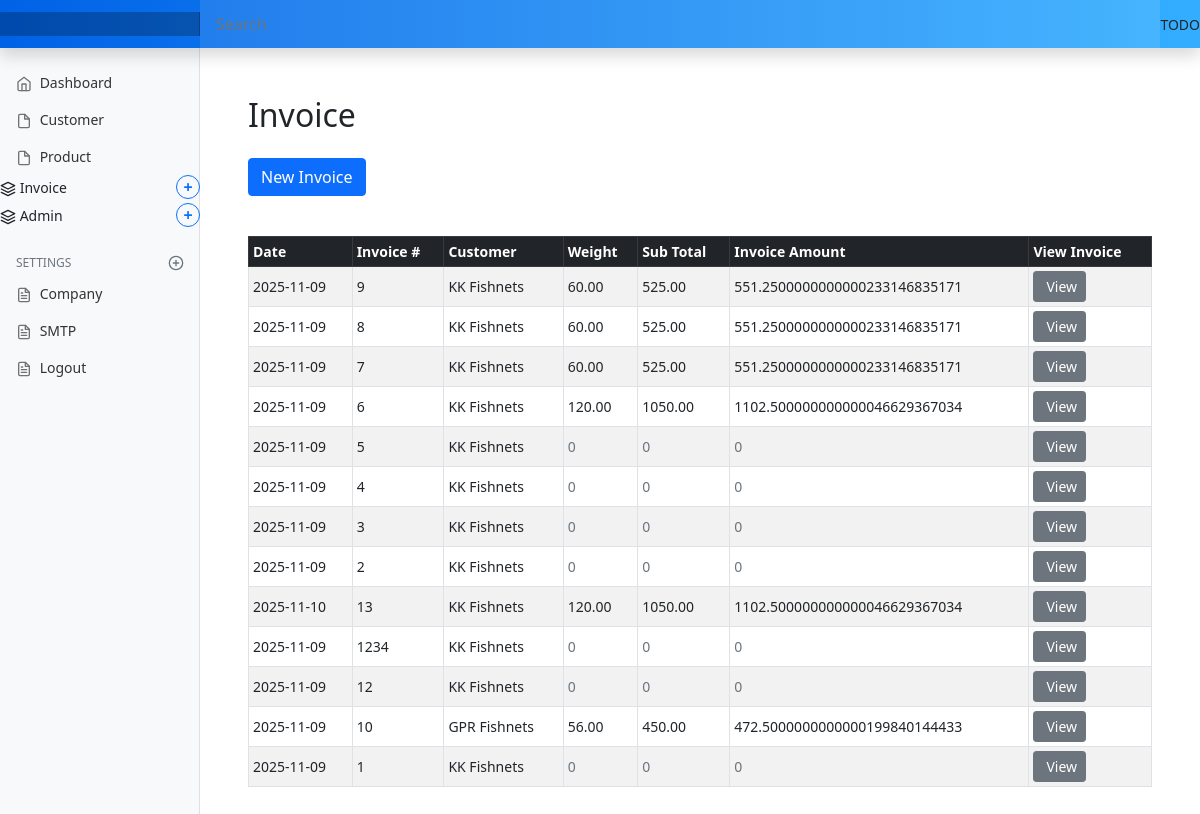
/invoice/invoice_entry, run on an earlier commit of the app's database.
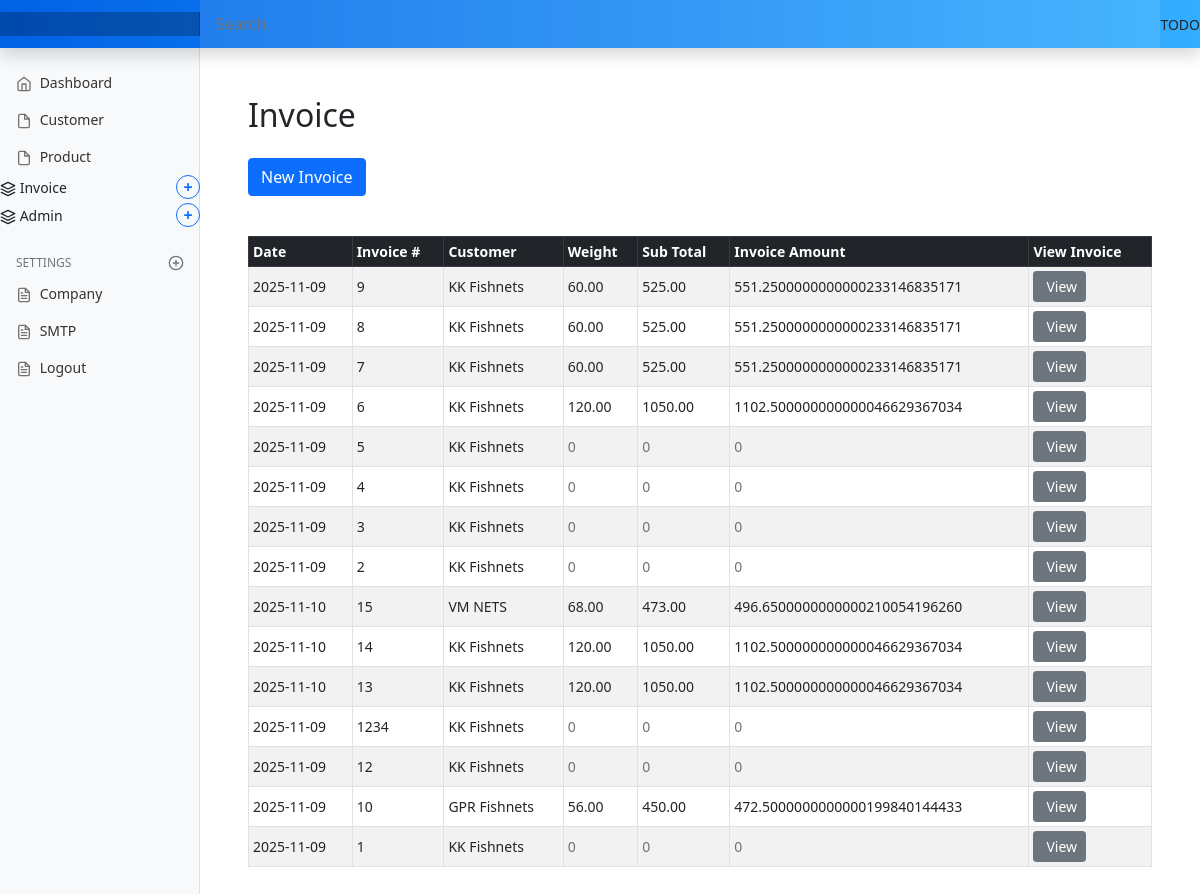
And on a later commit of the database.
### marania_invoice_app/models.py (models this page shows, shortened)
class Invoice(models.Model):
    invoice_date = models.DateField(null=True, blank=True, default=date.today)
    invoice_number = models.CharField(max_length=50, unique=True, null=True)
    customer_code = models.CharField(max_length=50, unique=False, null=True)
    customer_name = models.CharField(max_length=100, null=True)
    customer_gst = models.CharField(max_length=20, null=True, blank=True)
    customer_address_bill_to = models.TextField(null=True, blank=True)
    customer_address_ship_to = models.TextField(null=True, blank=True)
    customer_contact = models.CharField(max_length=20, null=True, blank=True)
    customer_email = models.EmailField(null=True, blank=True)
    dispatched_through = models.CharField(max_length=100, null=True, blank=True)

class InvoiceItem(models.Model):
    invoice = models.ForeignKey(
        Invoice,
        related_name='items',      # allows invoice.items.all()
        on_delete=models.CASCADE,  # deletes items if invoice is deleted
        to_field='invoice_number'  # optional: link by invoice_number instead of id
    )
    item_spec = models.CharField(max_length=200, blank=True, null=True)
    item_code = models.CharField(max_length=50, blank=True, null=True)
    item_description = models.CharField(max_length=200, blank=True, null=True)
    item_mesh_size = models.CharField(max_length=20, blank=True, null=True)
    item_mesh_depth = models.CharField(max_length=20, blank=True, null=True)
    item_quantity = models.DecimalField(max_digits=10, decimal_places=2, blank=True, null=True)
    item_price = models.DecimalField(max_digits=10, decimal_places=2, blank=True, null=True)

### marania_invoice_app/views.py (the view)
# urls.py: path('invoice_entry', views.invoice_entry, name='invoice_entry'),
def invoice_entry(request):
    Invoices = Invoice.objects.all().order_by('-invoice_number')
    Customers = Customer.objects.all()
    summary_data = invoice_summary()
    customer_codes = ['CUST001', 'CUST002', 'CUST003', 'CUST004']
    context = {'invoice_form': forms.InvoiceForm() ,'invoice_item_form':forms.InvoiceItem(),
               'invoices':Invoices, 'invoiceitems':summary_data,
               'customer_codes': customer_codes, 'customers':Customers}
    return render(request, 'marania_invoice_app/invoice_entry.html', context)

### marania_invoice_app/templatetags/dict_extras.py (called while the page is built)
@register.filter
def get_item(dictionary, key):
    return dictionary.get(key)

### templates/marania_invoice_app/invoice_entry.html (shortened to what this page needs)
{% extends 'partials/base.html' %}
{% load static %}
{% load crispy_forms_tags %}
{% block main %}
{% load dict_extras %}
<main class="col-md-9 ms-sm-auto col-lg-10 px-md-4">
  <div class="container my-5">
    <h2 class="mb-4">Invoice</h2>
    <button class="btn btn-primary mb-3" type="button" data-bs-toggle="collapse" data-bs-target="#customerForm" aria-expanded="false" aria-controls="customerForm">
      New Invoice
    </button>
    <div class="invoice-list mt-4">
      {% if invoices %}
        <div class="table-responsive">
          <table class="table table-striped table-hover table-bordered table-sm align-middle">
            <thead class="table-dark">
              <tr>
                <th scope="col">Date</th>
                <th scope="col">Invoice #</th>
                <th scope="col">Customer</th>
                <th scope="col">Weight</th>
                <th scope="col">Sub Total</th>
                <th scope="col">Invoice Amount</th>
                <th scope="col">View Invoice</th>
              </tr>
            </thead>
            <tbody>
              {% for invoice in invoices %}
                <tr>
                  <td>{{ invoice.invoice_date|date:"Y-m-d" }}</td>
                  <td>{{ invoice.invoice_number }}</td>
                  <td>{{ invoice.customer_name }}</td>
                  {% with invoice_item=invoiceitems|get_item:invoice.invoice_number %}
                    <td>
                      {% if invoice_item %}
                        {{ invoice_item.weight }}
                      {% else %}
                        <span class="text-muted">0</span>
                      {% endif %}
                    </td>
                     <td>
                      {% if invoice_item %}
                        {{ invoice_item.sub_total }}
                      {% else %}
                        <span class="text-muted">0</span>
                      {% endif %}
                    </td>
                     <td>
                      {% if invoice_item %}
                        {{ invoice_item.invoice_amount }}
                      {% else %}
                        <span class="text-muted">0</span>
                      {% endif %}
                    </td>
                  {% endwith %}
                  <td>
                    <a href="javascript:void(0);"
                      onclick="openInvoicePopup('{{ invoice.invoice_number }}')"
                      class="btn btn-sm btn-secondary d-inline-flex align-items-center">
                       View
                    </a>
                  </td>
                </tr>
              {% endfor %}
            </tbody>
          </table>
        </div>
      {% else %}
        <p class="text-muted">No invoices found.</p>
      {% endif %}
    </div>
  </div>
</main>
{% endblock %}

What changed in the data, as far as the page shows it:
added Invoice: invoice_date "2025-11-10", invoice_number "15", customer_name "VM NETS", weight "68.00", sub_total "473.00", invoice_amount "496.6500000000000210054196260"
added Invoice: invoice_date "2025-11-10", invoice_number "14", customer_name "KK Fishnets", weight "120.00", sub_total "1050.00", invoice_amount "1102.500000000000046629367034"
